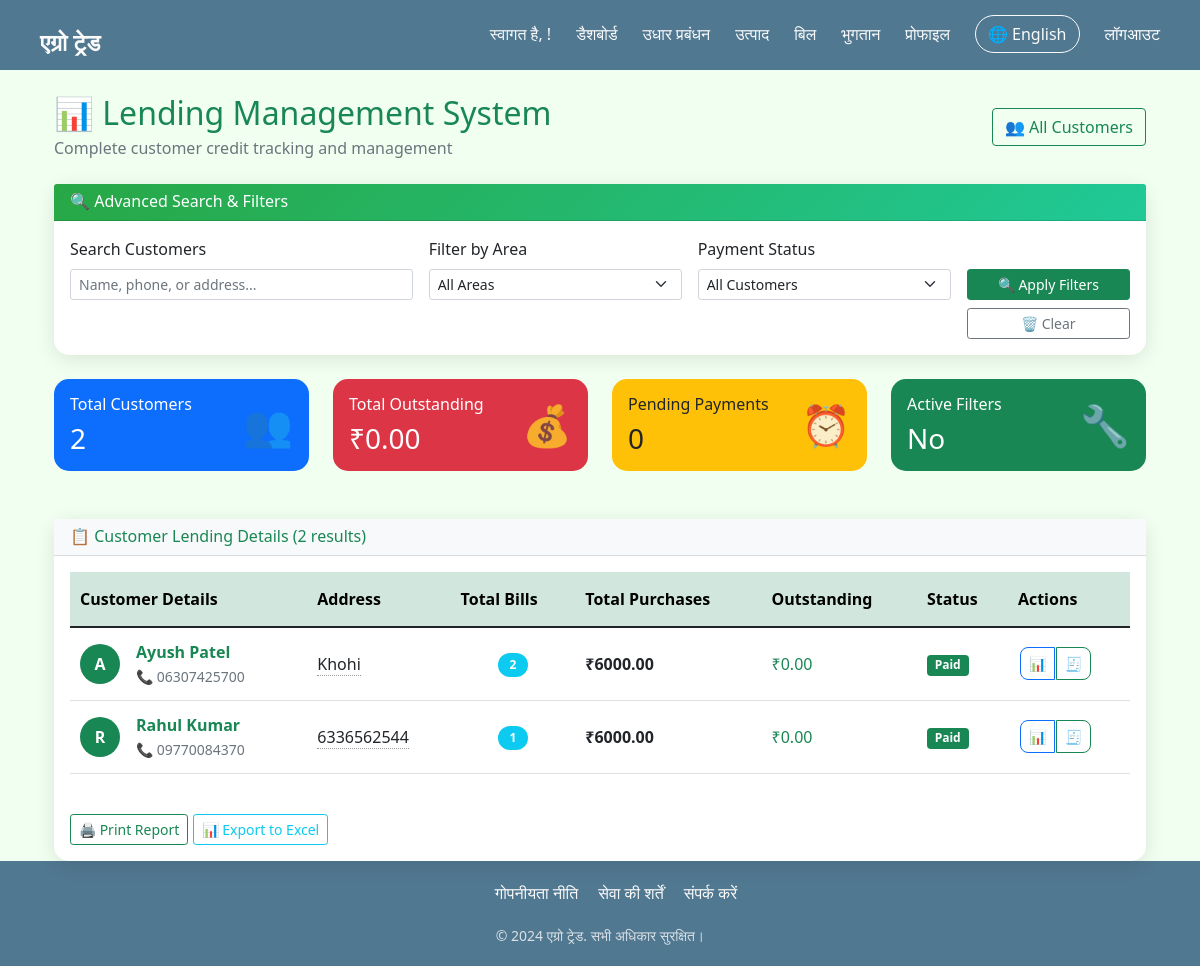
/lending/ (signed in), run on an earlier commit of the app's database.
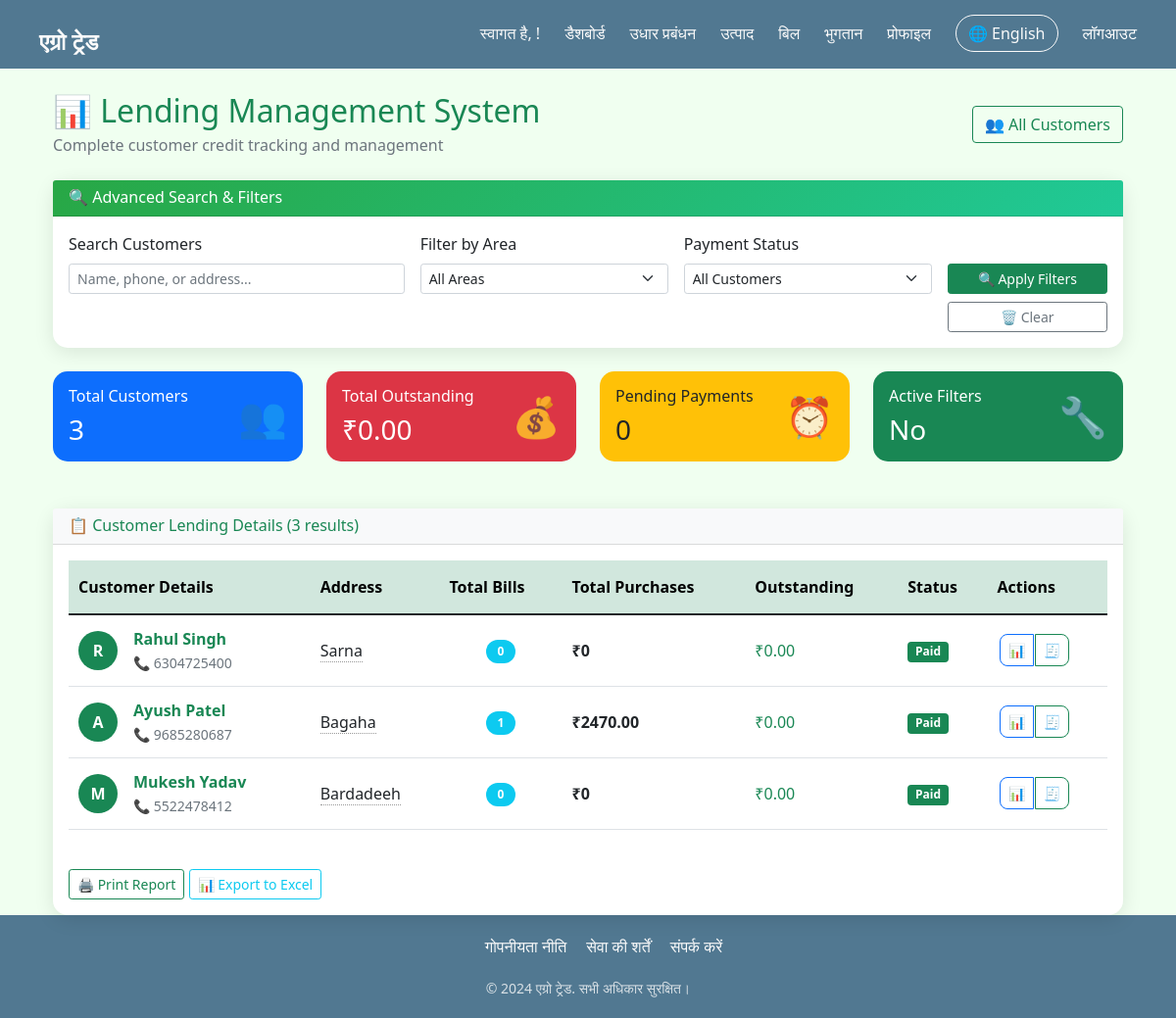
And on a later commit of the database.
### myApp/models.py (models this page shows, shortened)
class Customer(models.Model):
    name = models.CharField(max_length=100)
    phone = models.CharField(max_length=15, unique=True)
    address = models.TextField()
    outstanding_balance = models.DecimalField(max_digits=12, decimal_places=2, default=0)
    created_at = models.DateTimeField(auto_now_add=True)
    created_by = models.ForeignKey(User, on_delete=models.SET_NULL, null=True)

### myApp/views.py (the view)
# urls.py: path('lending/', views.customer_lending, name='customer_lending'),
@login_required
def customer_lending(request):
    search_query = request.GET.get('search', '')
    village_filter = request.GET.get('village', '')
    payment_status = request.GET.get('payment_status', '')
    customers = Customer.objects.all()
    if search_query:
        customers = customers.filter(
            Q(name__icontains=search_query) |
            Q(phone__icontains=search_query) |
            Q(address__icontains=search_query)
        )
    if village_filter:
        customers = customers.filter(address__icontains=village_filter)
    if payment_status == 'pending':
        customers = customers.filter(outstanding_balance__gt=0)
    elif payment_status == 'completed':
        customers = customers.filter(outstanding_balance=0)
    elif payment_status == 'high_balance':
        customers = customers.filter(outstanding_balance__gt=5000)
    customers_with_stats = []
    total_outstanding = Decimal('0')
    pending_customers_count = 0  # NEW: Count only customers with outstanding balance
    for customer in customers:
        customer_bills = Bill.objects.filter(customer=customer)
        total_purchases = sum(bill.total_amount for bill in customer_bills)
        if customer.outstanding_balance > 0:
            pending_customers_count += 1
        customers_with_stats.append({
            'customer': customer,
            'total_bills': customer_bills.count(),
            'total_purchases': total_purchases,
            'outstanding_balance': customer.outstanding_balance
        })
        total_outstanding += customer.outstanding_balance
    all_customers = Customer.objects.exclude(Q(address__isnull=True) | Q(address=''))
    unique_villages = list(set(customer.address for customer in all_customers))[:20]
    context = {
        'customers_with_stats': customers_with_stats,
        'search_query': search_query,
        'village_filter': village_filter,
        'payment_status': payment_status,
        'unique_villages': unique_villages,
        'total_customers': customers.count(),
        'total_outstanding': total_outstanding,
        'pending_customers_count': pending_customers_count,  # ✅ NEW
        'filtered': any([search_query, village_filter, payment_status])
    }
    return render(request, 'customer_lending.html', context)

### templates/customer_lending.html (shortened to what the changed rows need)
{% extends "base.html" %}
{% block content %}
<div class="container-fluid">
    <div class="row mb-4">
        <div class="col-12">
            <div class="d-flex justify-content-between align-items-center">
                <div>
                    <h2 class="text-success mb-1">📊 Lending Management System</h2>
                </div>
            </div>
        </div>
    </div>
    <div class="row mb-4">
        <div class="col-xl-3 col-md-6 mb-4">
            <div class="card summary-card bg-primary text-white">
                <div class="card-body">
                    <div class="d-flex align-items-center">
                        <div class="flex-grow-1">
                            <h6 class="card-title">Total Customers</h6>
                            <h3 class="card-text">{{ total_customers }}</h3>
                        </div>
                    </div>
                </div>
            </div>
        </div>
    </div>
    <div class="card lending-card">
        <div class="card-header bg-light">
            <h6 class="m-0 font-weight-bold text-success">
                📋 Customer Lending Details ({{ customers_with_stats|length }} results)
            </h6>
        </div>
        <div class="card-body">
            <div class="table-responsive">
                <table class="table table-hover lending-table">
                    <thead>
                        <tr class="table-success">
                            <th>Customer Details</th>
                            <th>Address</th>
                            <th>Total Bills</th>
                            <th>Total Purchases</th>
                            <th>Outstanding</th>
                            <th>Status</th>
                            <th>Actions</th>
                        </tr>
                    </thead>
                    <tbody>
                        {% for item in customers_with_stats %}
                        <tr class="customer-row" onclick="window.location='{% url 'customer_detail' item.customer.id %}'" style="cursor: pointer;">
                            <td>
                                <div class="d-flex align-items-center">
                                    <div class="customer-avatar bg-success text-white">
                                        {{ item.customer.name|first|upper }}
                                    </div>
                                    <div class="ms-3">
                                        <strong class="text-success">{{ item.customer.name }}</strong>
                                        <br>
                                        <small class="text-muted">📞 {{ item.customer.phone }}</small>
                                    </div>
                                </div>
                            </td>
                            <td>
                                <span class="address-text" title="{{ item.customer.address }}">
                                    {{ item.customer.address|truncatewords:3 }}
                                </span>
                            </td>
                            <td class="text-center">
                                <span class="badge bg-info rounded-pill">{{ item.total_bills }}</span>
                            </td>
                            <td class="fw-bold">₹{{ item.total_purchases }}</td>
                            <td class="{% if item.outstanding_balance > 0 %}text-danger fw-bold{% else %}text-success{% endif %}">
                                ₹{{ item.outstanding_balance }}
                            </td>
                            <td>
                                {% if item.outstanding_balance > 0 %}
                                <span class="badge bg-warning">Pending</span>
                                {% else %}
                                <span class="badge bg-success">Paid</span>
                                {% endif %}
                            </td>
                            <td>
                                <div class="btn-group">
                                    <a href="{% url 'customer_detail' item.customer.id %}"
                                       class="btn btn-sm btn-outline-primary" title="View Complete History">
                                        📊
                                    </a>
                                    <a href="{% url 'create_bill' %}?customer_id={{ item.customer.id }}"
                                       class="btn btn-sm btn-outline-success" title="Create New Bill">
                                        🧾
                                    </a>
                                </div>
                            </td>
                        </tr>
                        {% endfor %}
                    </tbody>
                </table>
            </div>
        </div>
    </div>
</div>
{% endblock %}

What changed in the data, as far as the page shows it:
removed Customer: customer.name|first "A", customer.name "Ayush Patel", customer.phone "06307425700", customer.address "Khohi", total_bills "2", total_purchases "6000.00", outstanding_balance "0.00", shows "Paid"
removed Customer: customer.name|first "R", customer.name "Rahul Kumar", customer.phone "09770084370", customer.address "6336562544", total_bills "1", total_purchases "6000.00", outstanding_balance "0.00", shows "Paid"
added Customer: customer.name|first "R", customer.name "Rahul Singh", customer.phone "6304725400", customer.address "Sarna", total_bills "0", total_purchases "0", outstanding_balance "0.00", shows "Paid"
added Customer: customer.name|first "A", customer.name "Ayush Patel", customer.phone "9685280687", customer.address "Bagaha", total_bills "1", total_purchases "2470.00", outstanding_balance "0.00", shows "Paid"
added Customer: customer.name|first "M", customer.name "Mukesh Yadav", customer.phone "5522478412", customer.address "Bardadeeh", total_bills "0", total_purchases "0", outstanding_balance "0.00", shows "Paid"
Also different on the page:
{{ total_customers }}: "2" → "3"
{{ customers_with_stats|length }}: "2" → "3"
